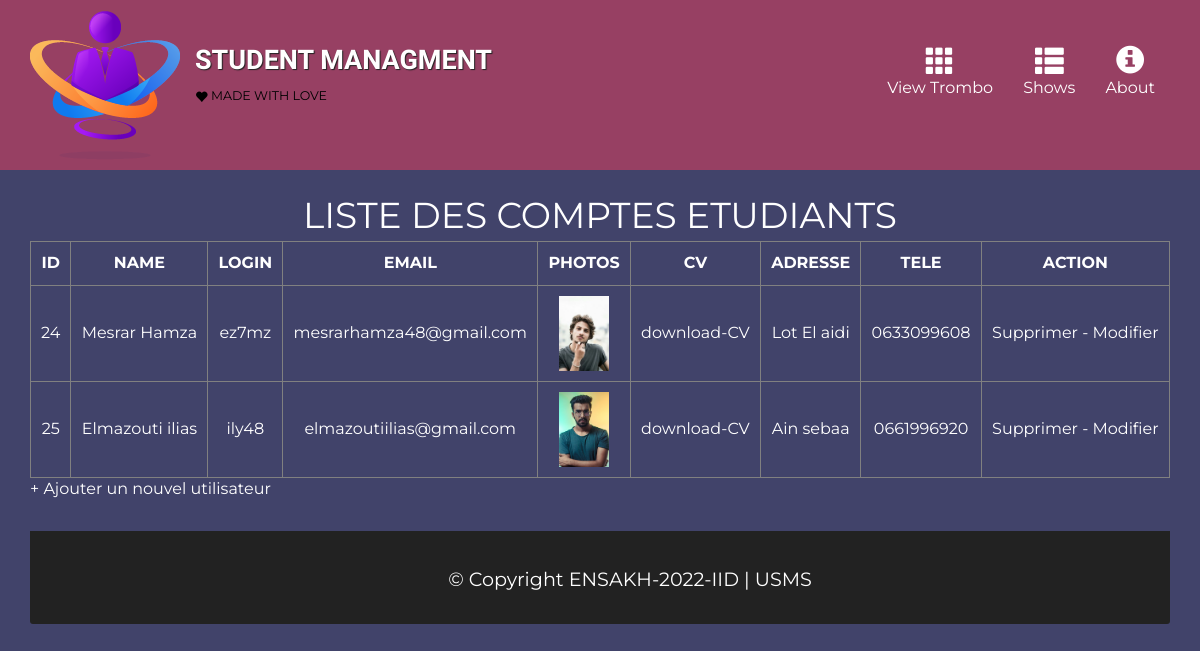
The app's page /comptes.php with its own data.
### tables this page shows
CREATE TABLE IF NOT EXISTS `etudiant` (
  `Id` int NOT NULL AUTO_INCREMENT,
  `name` varchar(20) NOT NULL,
  `login` varchar(20) NOT NULL,
  `email` varchar(50) NOT NULL,
  `photos` varchar(50) NOT NULL,
  `cv` varchar(50) NOT NULL,
  `adresse` varchar(50) NOT NULL,
  `tel` varchar(14) NOT NULL,
  PRIMARY KEY (`Id`),
  UNIQUE KEY `Id` (`Id`)
);

### comptes.php (the view, shortened to what this page needs)
<!DOCTYPE html>
<html>
<head>
	<?php
		include('inc/header.php');
	?>
	<div id="main-content" class="container">
		<div class="row">
			<div id="title" class="col-lg-12 col-md-12 col-sm-12 col-xs-12 text-center">
				Liste des comptes etudiants
			</div>
		</div>
		<div class="row">
			<div class="col-lg-12 col-md-12 col-sm-12 col-xs-12">
				<?php
					$dns = "mysql:host=localhost;dbname=webproject";
				 	$user = "ez7mz";
				 	$password = "ez7mz";
				 	$my_con = new PDO($dns, $user, $password);
					$sql = "SELECT * FROM etudiant";
					$res = $my_con->query($sql);
				?>
				<table border=1>
					<tr style="padding: 5px;">
						<th>ID</th>
						<th>Name</th>
						<th>Login</th>
						<th>email</th>
						<th>photos</th>
						<th>cv</th>
						<th>adresse</th>
						<th>tele</th>
						<th>Action</th>
					</tr>
				<?php while($ligne = $res->fetch(PDO::FETCH_NUM ))
				{
				 ?>
					<tr>
						<td> <?php echo $ligne[0]; ?> </td>
						<td> <?php echo $ligne[1]; ?> </td>
						<td> <?php echo $ligne[2]; ?> </td>
						<td> <?php echo "<a href='mailto:".$ligne[3]."' class='link'>".$ligne[3]."</a>"; ?> </td>
						<td> <?php echo "<img src=".$ligne[4]." width='50px' class='link'>"; ?> </td>
						<td> <?php echo "<a href=".$ligne[5]." download class='link'>download-CV</a>"; ?> </td>
						<td> <?php echo $ligne[6]; ?> </td>
						<td> <?php echo "<a href='tel:".$ligne[7]."' class='link'>".$ligne[7]."</a>"; ?> </td>
						<td> <a href="supprimer_compte.php?id=<?php echo $ligne[0] ?>" class='link'> Supprimer </a> - <a href="modifier_compte.php?id=<?php echo $ligne[0] ?>" class='link'> Modifier </a></td>
					</tr>
				<?php } ?>
				</table>
				<a href="ajouter_compte.php" class="link"> + Ajouter un nouvel utilisateur</a>
			</div>
		</div>
		<?php
			include('inc/footer.php');
		?>

### inc/header.php (shortened to what this page needs)
	<link rel="stylesheet" href="css/bootstrap.min.css">
    <link rel="stylesheet" href="css/style.css">
</head>
<body>
	<header>
		<nav id="header-nav" class="navbar navbar-default">
			<div class="container">
				<div class="navbar-header">
					<a href="index.php" class="pull-left visible-md visible-lg">
						<div id="logo-img" alt="Logo image"></div>
					</a>
					<div class="navbar-brand">
						<a href="index.php"><h1>Student Managment</h1></a>
						<p>
							<span class="glyphicon glyphicon-heart"></span>
							<span>Made with Love</span>
						</p>
					</div>
				</div>
				<div id="collapsable-nav" class="collapse navbar-collapse">
					<ul id="nav-list" class="nav navbar-nav navbar-right">
						<li>
							<a href="trombinoscope.php">
								<span class="glyphicon glyphicon-th"></span><br class="hidden-xs">View Trombo</a>
						</li>
						<li>
							<a href="comptes.php">
								<span class="glyphicon glyphicon-th-list"></span><br class="hidden-xs">Shows</a>
						</li>
						<li>
							<a href="About.php">
								<span class="glyphicon glyphicon-info-sign"></span><br class="hidden-xs">About</a>
						</li>
					 </ul>
				</div>
			</div>
		</nav>
	</header>

### inc/footer.php (shortened to what this page needs)
	<footer class="panel-footer">
		<div class="container">
			<div class="text-center">&copy; Copyright ENSAKH-2022-IID | USMS</div>
		</div>
	</footer>
</body>
</html>

### css/style.css (style rules this page uses)
body { font-family: 'Montserrat', sans-serif; font-size: 16px; color: #fff; background-color: #41436A; }
#header-nav { background-color: #974063; border-radius: 0; border: 0; }
#logo-img { background: url("../images/logo.png") no-repeat; width: 150px; height: 150px; margin: 10px 15px 10px 0; }
.navbar-brand { padding-top: 25px; }
.navbar-brand h1 { font-family: 'Macondo', cursive; color: #fff; font-size: 1.5em; text-transform: uppercase; font-weight: bold; text-shadow: 1px 1px 1px #222; margin-top: 0; margin bottom: 0; line-height: 0.75; }
.navbar-brand p { color: #000; text-transform: uppercase; font-size: 0.7em; margin-top: 15px; }
.navbar-brand p span { vertical-align: middle; }
#nav-list { margin-top: 10px; }
#nav-list a { color: #fff; text-align: center; }
#nav-list a span { font-size: 1.8em; }
#title { font-size: 36px; text-transform: uppercase; }
.panel-footer { color: white; width: 100%; font-size: 1.2em; margin-top: 30px; padding-top: 35px; padding-bottom: 30px; background-color: #222; border-top: 0; }
@media (min-width: 1200px) { .navbar-brand h1 { margin-top: 25px; } }
@media (min-width: 1200px) { #nav-list { margin-top: 30px; } }
@media (min-width: 1200px) { #title { font-size: 36px; } }
table { width: 100%; }
th { text-align: center; padding: 10px; text-transform: uppercase; }
td { text-align: center; padding: 10px; }
a.link { color: #fff; text-decoration: none; }

### records on screen
etudiant: Id "24", name "Mesrar Hamza", login "ez7mz", email "mesrarhamza48@gmail.com", photos (picture), adresse "Lot El aidi", tel "0633099608"
etudiant: Id "25", name "Elmazouti ilias", login "ily48", email "elmazoutiilias@gmail.com", photos (picture), adresse "Ain sebaa", tel "0661996920"
